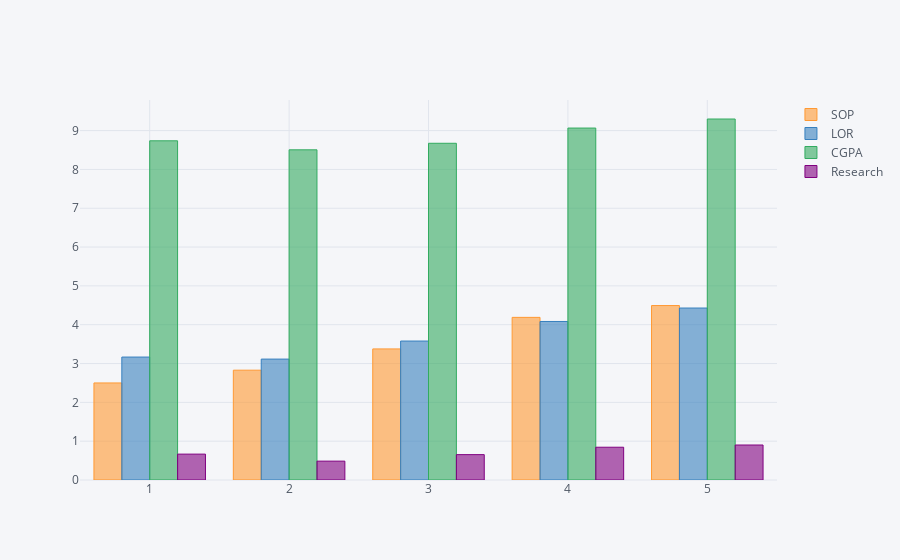

Notebook code cell kept with this figure:
### Code cell
likely.drop(['GRE Score','TOEFL Score'],axis=1).iplot(kind='bar')

### Figure 1 — Plotly figure (JSON) as saved in the notebook; plotly's stock layout.template omitted (floating-point values rounded to 4 significant figures)
{"data": [{"marker": {"color": "rgba(255, 153, 51, 0.6)", "line": {"color": "rgba(255, 153, 51, 1.0)", "width": 1}}, "name": "SOP", "orientation": "v", "text": "", "type": "bar", "uid": "6843aed5-867a-449d-a3f9-528414eacb5c", "x": [1, 2, 3, 4, 5], "y": [2.5, 2.829, 3.376, 4.189, 4.493]}, {"marker": {"color": "rgba(55, 128, 191, 0.6)", "line": {"color": "rgba(55, 128, 191, 1.0)", "width": 1}}, "name": "LOR", "orientation": "v", "text": "", "type": "bar", "uid": "e8318e66-6f87-43f7-bcf8-856aeb6e1a79", "x": [1, 2, 3, 4, 5], "y": [3.167, 3.114, 3.579, 4.083, 4.43]}, {"marker": {"color": "rgba(50, 171, 96, 0.6)", "line": {"color": "rgba(50, 171, 96, 1.0)", "width": 1}}, "name": "CGPA", "orientation": "v", "text": "", "type": "bar", "uid": "a6ae8f17-3063-4f61-a648-adc9bc20c466", "x": [1, 2, 3, 4, 5], "y": [8.737, 8.505, 8.673, 9.065, 9.298]}, {"marker": {"color": "rgba(128, 0, 128, 0.6)", "line": {"color": "rgba(128, 0, 128, 1.0)", "width": 1}}, "name": "Research", "orientation": "v", "text": "", "type": "bar", "uid": "ac602dce-85fa-4fa3-9f86-40fedc33dcb6", "x": [1, 2, 3, 4, 5], "y": [0.6667, 0.4857, 0.6535, 0.8444, 0.9014]}], "layout": {"legend": {"bgcolor": "#F5F6F9", "font": {"color": "#4D5663"}}, "paper_bgcolor": "#F5F6F9", "plot_bgcolor": "#F5F6F9", "title": {"font": {"color": "#4D5663"}}, "xaxis": {"gridcolor": "#E1E5ED", "showgrid": true, "tickfont": {"color": "#4D5663"}, "title": {"font": {"color": "#4D5663"}, "text": ""}, "zerolinecolor": "#E1E5ED"}, "yaxis": {"gridcolor": "#E1E5ED", "showgrid": true, "tickfont": {"color": "#4D5663"}, "title": {"font": {"color": "#4D5663"}, "text": ""}, "zerolinecolor": "#E1E5ED"}}}
